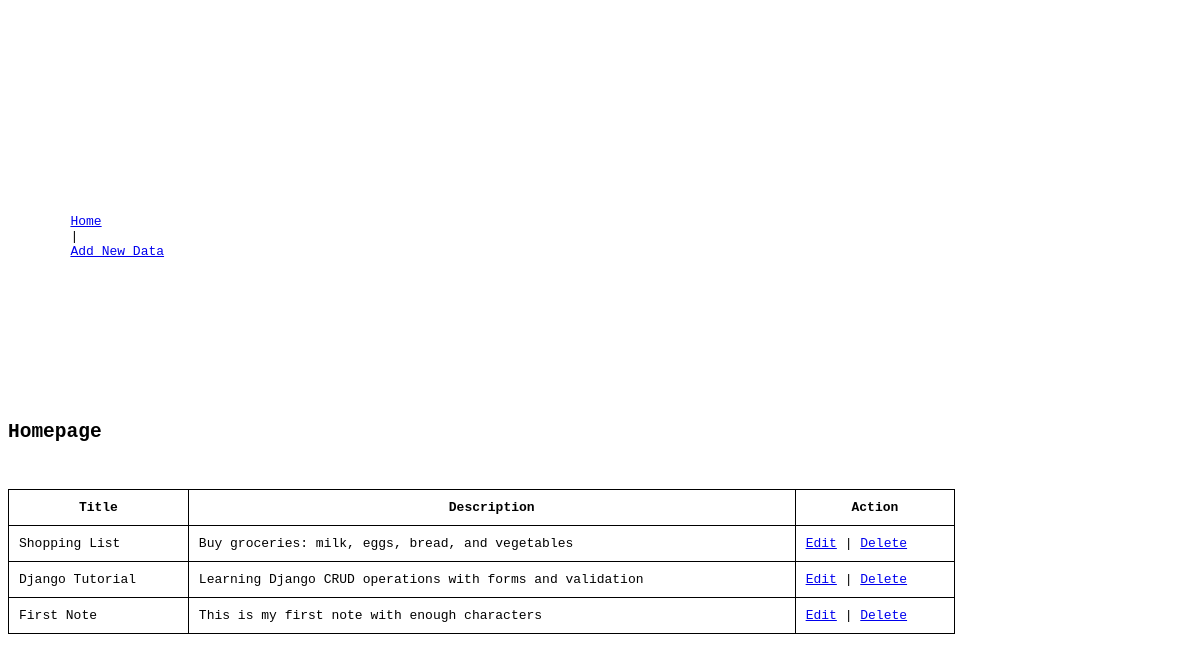
Before: /notes/ with the older database file.
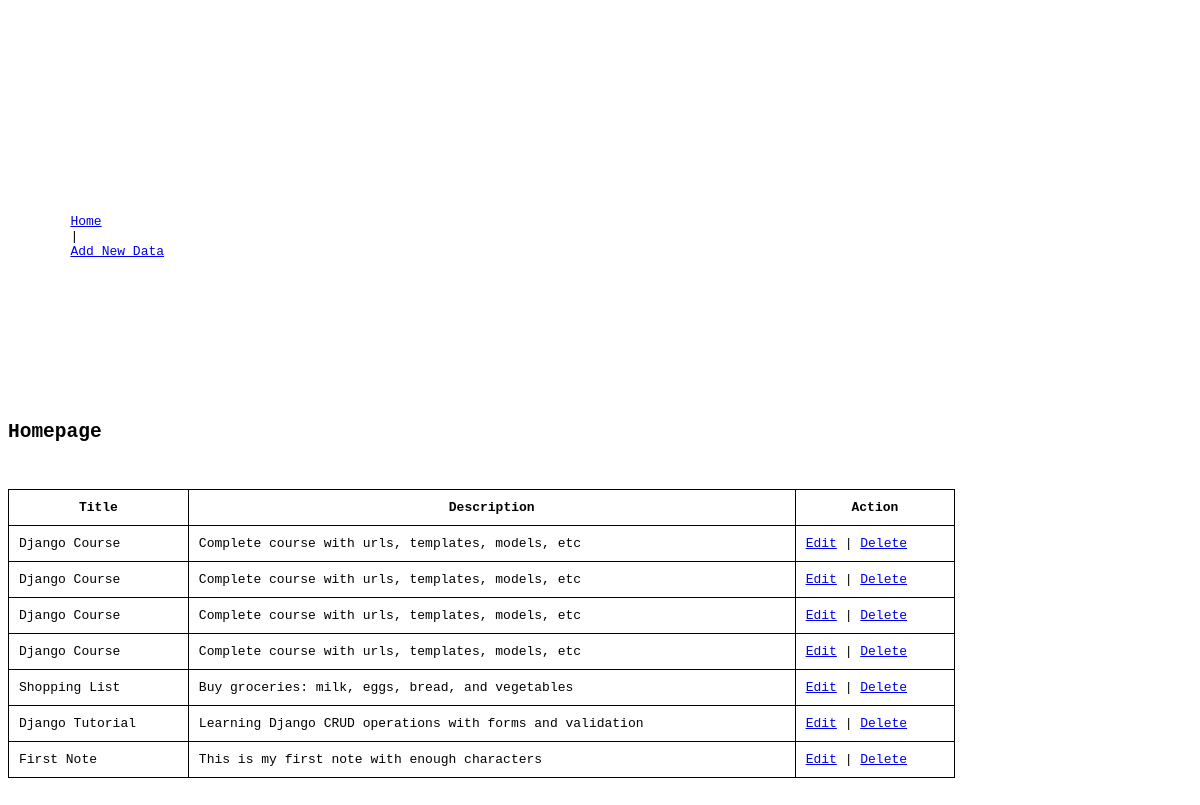
After: the same page with the newer database file.
### notes/models.py (models this page shows, shortened)
class Note(models.Model):
    title = models.CharField(max_length=100)
    description = models.TextField()

### notes/views.py (the view)
# urls.py: path('', views.index, name='index'),
def index(request):
    notes = Note.objects.all().order_by('-id')  # Latest first
    return render(request, 'notes/index.html', {'notes': notes})

### notes/templates/notes/index.html (shortened to what this page needs)
<pre>
{% extends 'notes/base.html' %}
{% block content %}
    <h2>Homepage</h2>
    <table width="80%">
        <tr>
            <th>Title</th>
            <th>Description</th>
            <th>Action</th>
        </tr>
        {% for note in notes %}
            <tr>
                <td>{{ note.title }}</td>
                <td>{{ note.description }}</td>
                <td>
                    <a href="{% url 'notes:edit' note.id %}">Edit</a>
                    |
                    <a href="{% url 'notes:delete' note.id %}" onclick="return confirm('Are you sure to delete?');">Delete</a>
                </td>
            </tr>
        {% empty %}
            <tr>
                <td colspan="3">No results Found</td>
            </tr>
        {% endfor %}
    </table>
{% endblock content %}

### notes/templates/notes/base.html (shortened to what this page needs)
<pre>
{% load static %}
<!DOCTYPE html>
<html>
    <head>
        <link rel="stylesheet" href="{% static 'notes/css/style.css' %}" />
    </head>
    <body>
        {% include 'notes/partials/navigation.html' %}
        {% block content %}
        {% endblock content %}
    </body>
</html>
</pre>

### notes/templates/notes/partials/navigation.html
<pre>
<nav>
    <p>
        <a href="{% url 'notes:index' %}">Home</a>
        |
        <a href="{% url 'notes:add' %}">Add New Data</a>
    </p>
</nav>
</pre>

### notes/static/notes/css/style.css (style rules this page uses)
table { border-collapse: collapse; }
th, td { border: 1px solid black; padding: 10px; }

Changed rows visible on the page:
added Note: title "Django Course", description "Complete course with urls, templates, models, etc"
added Note: title "Django Course", description "Complete course with urls, templates, models, etc"
added Note: title "Django Course", description "Complete course with urls, templates, models, etc"
added Note: title "Django Course", description "Complete course with urls, templates, models, etc"
